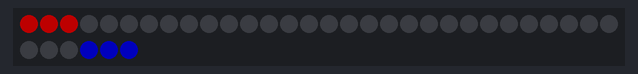
A sketch run on a simulated ESP32. Shown: 36 RGB LEDs in strip order, left to right, continuing on the next row. Dim RGB values are drawn brighter than linear; random numbers use the default seed unless the sketch sets one.

Above: at 0.2 s.
At 5.26 s:
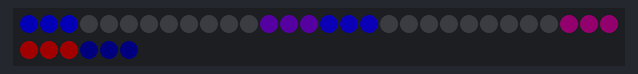
At 10.58 s:
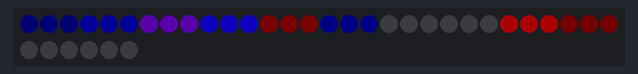
At 15.14 s:
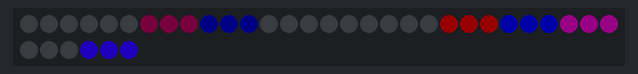
At 27.08 s:
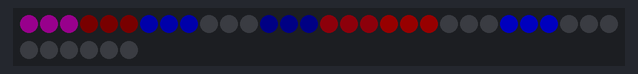
At 36.09 s:
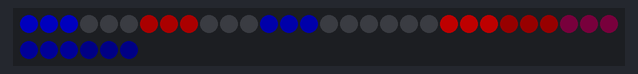

The sketch:

DualTrail.ino
```cpp
#include <Adafruit_NeoPixel.h>

#define LED_PIN  18
#define NUM_LEDS 36

Adafruit_NeoPixel strip(NUM_LEDS, LED_PIN, NEO_GRB + NEO_KHZ800);

uint32_t off = strip.Color(0, 0, 0);

struct Group {
  uint16_t start;
  uint16_t count;
};

Group groups[12] = {
  {0, 3},  {3, 3},  {6, 3},  {9, 3},
  {12, 3}, {15, 3}, {18, 3}, {21, 3},
  {24, 3}, {27, 3}, {30, 3}, {33, 3}
};

void setGroup(Group g, uint32_t color) {
  strip.fill(color, g.start, g.count);
}

const uint8_t NODE_COUNT = 12;
const uint8_t MAX_NEIGHBORS = 5;


const uint8_t edgeList[][2] PROGMEM = {
  {0,1},{0,2},{0,3},{0,4},{0,5},
  {1,2},{2,3},{3,4},{4,5},{5,1},
  {6,7},{7,8},{8,9},{9,10},{10,6},
  {11,6},{11,7},{11,8},{11,9},{11,10},
  {1,6},{2,7},{3,8},{4,9},{5,10},
  {1,7},{2,8},{3,9},{4,10},{5,6}
};

const uint8_t EDGE_COUNT = sizeof(edgeList) / sizeof(edgeList[0]);

uint8_t neighborTable[NODE_COUNT][MAX_NEIGHBORS];
uint8_t neighborCount[NODE_COUNT] = {};

#define STEP_MS      1500    // time each light spends on a spike; both move together
#define TAIL_LENGTH  5
#define FADE_ON_MS   750     // how long a light takes to swell up on a new spike
#define PURPLE_RED   160     // how much red goes into the purple when the heads collide

#define RED_LIGHT  0
#define BLUE_LIGHT 1

struct Light {
  uint8_t headNode;
  uint8_t tail[TAIL_LENGTH];   // spikes it has left, newest first
  uint8_t tailLen;
};

Light lights[2] = {
  {0},    // red starts at the top
  {11}    // blue starts at the bottom
};

unsigned long nextStep = 0;

// Position of a spike in a light's tail, or -1 if it isn't in it
int8_t tailIndexOf(uint8_t index, uint8_t node) {
  Light &l = lights[index];
  for (uint8_t t = 0; t < l.tailLen; t++) {
    if (l.tail[t] == node) {
      return t;
    }
  }
  return -1;
}

void stepLight(uint8_t index) {
  Light &l = lights[index];

  // Prefer spikes its own tail isn't on; if they're all taken, go to the oldest tail spike
  uint8_t freeChoices[MAX_NEIGHBORS];
  uint8_t freeCount = 0;
  uint8_t oldestNode = neighborTable[l.headNode][0];
  int8_t oldestIndex = -1;

  for (uint8_t slot = 0; slot < neighborCount[l.headNode]; slot++) {
    uint8_t neighbor = neighborTable[l.headNode][slot];
    int8_t tailIndex = tailIndexOf(index, neighbor);
    if (tailIndex < 0) {
      freeChoices[freeCount++] = neighbor;
    } else if (tailIndex > oldestIndex) {
      oldestIndex = tailIndex;
      oldestNode = neighbor;
    }
  }

  uint8_t choice = freeCount > 0 ? freeChoices[random(freeCount)] : oldestNode;

  // The head is moving onto part of its own tail, so the tail ends just before it
  int8_t hit = tailIndexOf(index, choice);
  if (hit >= 0) {
    l.tailLen = hit;
  }

  // Drop the spike it's leaving onto the front of the tail
  for (uint8_t t = TAIL_LENGTH - 1; t > 0; t--) {
    l.tail[t] = l.tail[t - 1];
  }
  l.tail[0] = l.headNode;
  if (l.tailLen < TAIL_LENGTH) {
    l.tailLen++;
  }

  l.headNode = choice;
}

void setup() {
  Serial.begin(9600);
  strip.begin();
  strip.setBrightness(80);
  strip.show();
  randomSeed(esp_random());

  // Build the neighbor table from the edge list
  for (uint8_t edgeIndex = 0; edgeIndex < EDGE_COUNT; edgeIndex++) {
    uint8_t nodeA = pgm_read_byte(&edgeList[edgeIndex][0]);
    uint8_t nodeB = pgm_read_byte(&edgeList[edgeIndex][1]);

    neighborTable[nodeA][neighborCount[nodeA]] = nodeB;
    neighborCount[nodeA] = neighborCount[nodeA] + 1;

    neighborTable[nodeB][neighborCount[nodeB]] = nodeA;
    neighborCount[nodeB] = neighborCount[nodeB] + 1;
  }
}

void loop()
{
  unsigned long now = millis();

  if (now >= nextStep) {
    stepLight(RED_LIGHT);
    stepLight(BLUE_LIGHT);
    nextStep = now + STEP_MS;
  }

  // Brightness of each color on each spike
  uint8_t levels[2][NODE_COUNT] = {};

  // Each tail spike fades smoothly from the moment the head leaves it,
  // reaching zero just as it would drop off the end of the tail
  unsigned long phase = STEP_MS - (nextStep - now);
  unsigned long fadeTime = (unsigned long)TAIL_LENGTH * STEP_MS;
  for (uint8_t i = 0; i < 2; i++) {
    for (uint8_t t = 0; t < lights[i].tailLen; t++) {
      unsigned long age = t * STEP_MS + phase;
      uint8_t level = map(min(age, fadeTime), 0, fadeTime, 255, 0);
      uint8_t node = lights[i].tail[t];
      levels[i][node] = max(levels[i][node], level);
    }
  }

  // The heads swell up on their new spikes along an S-curve: slow start, quick middle, soft landing
  float x = min(phase, (unsigned long)FADE_ON_MS) / (float)FADE_ON_MS;
  uint8_t headLevel = (1.0 - cos(x * PI)) / 2.0 * 255;
  // A head crossing the other color's tail mixes with it rather than covering it
  for (uint8_t i = 0; i < 2; i++) {
    levels[i][lights[i].headNode] = headLevel;
  }

  for (uint8_t nodeIndex = 0; nodeIndex < NODE_COUNT; nodeIndex++) {
    uint8_t red = levels[RED_LIGHT][nodeIndex];
    uint8_t blue = levels[BLUE_LIGHT][nodeIndex];
    if (red > 0 && blue > 0) {
      red = (uint16_t)red * PURPLE_RED / 255;   // both colors here, so tone the red down into purple
    }
    setGroup(groups[nodeIndex], strip.Color(strip.gamma8(red), 0, strip.gamma8(blue)));
  }

  strip.show();
}
```
